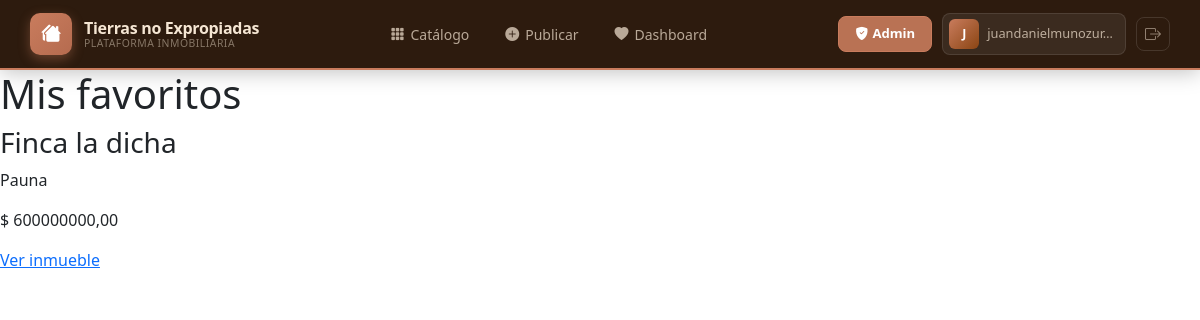
The app's page /api/inmuebles/mis-favoritos/ (signed in) with its own data.
### apps/usuarios/models.py (models this page shows, shortened)
class Usuario(AbstractUser):
    email = models.EmailField(unique=True)
    telefono = models.CharField(max_length=20, blank=True, null=True)
    es_agente = models.BooleanField(default=False)
    es_cliente = models.BooleanField(default=True)
    estado = models.CharField(
        max_length=20,
        default="disponible"
    )
    USERNAME_FIELD = "email"
    REQUIRED_FIELDS = ["username"]

### apps/inmuebles/models.py (models this page shows, shortened)
class Favorito(models.Model):
    usuario = models.ForeignKey(settings.AUTH_USER_MODEL, on_delete=models.CASCADE)
    inmueble = models.ForeignKey(Inmueble, on_delete=models.CASCADE)
    class Meta:
        unique_together = ("usuario", "inmueble")

class Inmueble(models.Model):
    TIPOS_INMUEBLE = [
        ("apartamento", "Apartamento"),
        ("casa", "Casa"),
        ("finca", "Finca")
    ]
    tipo = models.CharField(
        max_length=20,
        choices=TIPOS_INMUEBLE
    )
    titulo = models.CharField(max_length=150)
    descripcion = models.TextField()
    tipo = models.CharField(max_length=20, choices=TIPOS_INMUEBLE)
    precio = models.DecimalField(max_digits=13, decimal_places=2)
    ciudad = models.CharField(max_length=100)
    imagen = models.ImageField(upload_to="inmuebles/", null=True, blank=True)
    estado = models.CharField(max_length=20, default="disponible")
    propietario = models.ForeignKey(
        Usuario,
        on_delete=models.CASCADE,
        related_name="inmuebles",
    )
    creado_en = models.DateTimeField(auto_now_add=True)

### apps/inmuebles/views.py (the view)
# urls.py: path("mis-favoritos/", favoritos_view, name="mis_favoritos"),
@login_required
def favoritos_view(request):
    favoritos = Favorito.objects.filter(usuario=request.user)
    return render(request, "inmuebles/favoritos.html", {
        "favoritos": favoritos
    })

### apps/inmuebles/templates/inmuebles/favoritos.html (shortened to what this page needs)
{% extends "base.html" %}
{% load static %}
{% block content %}
<h1>Mis favoritos</h1>
{% for favorito in favoritos %}
<div>
<h3>{{ favorito.inmueble.titulo }}</h3>
<p>{{ favorito.inmueble.ciudad }}</p>
<p>$ {{ favorito.inmueble.precio }}</p>
<a href="{% url 'detalle_inmueble' favorito.inmueble.id %}">
Ver inmueble
</a>
</div>
{% empty %}
<p>No tienes favoritos guardados.</p>
{% endfor %}
{% endblock %}

### templates/base.html (shortened to what this page needs)
{% load static %}
<!DOCTYPE html>
<html lang="es">
<head>
<link rel="stylesheet" href="{% static 'css/main.css' %}">
<link href="https://cdn.jsdelivr.net/npm/bootstrap@5.3.0/dist/css/bootstrap.min.css" rel="stylesheet">
<link href="https://cdn.jsdelivr.net/npm/bootstrap-icons/font/bootstrap-icons.css" rel="stylesheet">
</head>
<body>
<nav class="tne-navbar">
    <div class="tne-nav-inner">
        <a href="/" class="tne-brand">
            <div class="tne-brand-icon">
                <i class="bi bi-houses-fill"></i>
            </div>
            <div class="tne-brand-text">
                <span class="tne-brand-name">Tierras no Expropiadas</span>
                <span class="tne-brand-tagline">Plataforma Inmobiliaria</span>
            </div>
        </a>
        <div class="tne-nav-links">
            <a href="/api/inmuebles/lista/" class="tne-nav-link">
                <i class="bi bi-grid-3x3-gap-fill"></i> Catálogo
            </a>
            {% if user.is_authenticated %}
            <a href="/api/inmuebles/agregar/" class="tne-nav-link">
                <i class="bi bi-plus-circle-fill"></i> Publicar
            </a>
            <a href="/api/auth/dashboard/" class="tne-nav-link">
                <i class="bi bi-heart-fill"></i> Dashboard
            </a>
            {% endif %}
        </div>
        <div class="tne-nav-actions">
            {% if user.is_authenticated %}
                {% if user.is_superuser %}
                <a href="/api/auth/admin-dashboard/" class="tne-btn-admin">
                    <i class="bi bi-shield-fill-check me-1"></i> Admin
                </a>
                {% else %}
                <a href="/api/auth/dashboard/" class="tne-btn-dashboard">
                    <i class="bi bi-speedometer2 me-1"></i> Mi Panel
                </a>
                {% endif %}
                <div class="tne-user-chip">
                    <div class="tne-avatar">{{ user.email|first|upper }}</div>
                    <span class="tne-username d-none d-lg-inline">{{ user.email|truncatechars:18 }}</span>
                </div>
                <form action="{% url 'logout' %}" method="post" class="d-inline">
                    <button type="submit" class="tne-btn-logout" title="Cerrar sesión">
                        <i class="bi bi-box-arrow-right"></i>
                    </button>
                </form>
            {% endif %}
        </div>
    </div>
</nav>
{% block content %}
{% endblock %}
</body>
</html>

### static/css/main.css (style rules this page uses)
:root { --tne-beige: #F5E6D3; --tne-terracota: #C97C5D; --tne-dark: #2D1B0E; --tne-mid: #8B4513; --tne-white: #FFFFFF; --tne-body-bg: #F0E6D6; }
* { box-sizing: border-box; }
body { margin: 0; padding: 0; font-family: 'Inter', 'Segoe UI', Arial, sans-serif; background-color: var(--tne-body-bg); color: #2D1B0E; }
.tne-navbar { position: sticky; top: 0; z-index: 1000; background: var(--tne-dark); box-shadow: 0 2px 20px rgba(0,0,0,0.25); border-bottom: 2px solid var(--tne-terracota); }
.tne-nav-inner { max-width: 1400px; margin: 0 auto; padding: 0 30px; height: 68px; display: flex; align-items: center; justify-content: space-between; gap: 20px; }
.tne-brand { display: flex; align-items: center; gap: 12px; text-decoration: none; flex-shrink: 0; }
.tne-brand-icon { width: 42px; height: 42px; background: linear-gradient(135deg, var(--tne-terracota), #b56b4f); border-radius: 10px; display: flex; align-items: center; justify-content: center; font-size: 1.2rem; color: white; box-shadow: 0 4px 12px rgba(201, 124, 93, 0.4); transition: transform 0.2s ease; }
.tne-brand-text { display: flex; flex-direction: column; line-height: 1; }
.tne-brand-name { font-size: 1rem; font-weight: 800; color: var(--tne-beige); letter-spacing: -0.3px; white-space: nowrap; }
.tne-brand-tagline { font-size: 0.65rem; color: rgba(245, 230, 211, 0.45); font-weight: 400; margin-top: 2px; letter-spacing: 0.5px; text-transform: uppercase; }
.tne-nav-links { display: flex; align-items: center; gap: 4px; flex: 1; justify-content: center; }
.tne-nav-link { display: flex; align-items: center; gap: 6px; color: rgba(245, 230, 211, 0.7); text-decoration: none; font-size: 0.875rem; font-weight: 500; padding: 8px 16px; border-radius: 8px; transition: all 0.2s ease; white-space: nowrap; }
.tne-nav-actions { display: flex; align-items: center; gap: 10px; flex-shrink: 0; }
.tne-btn-dashboard, .tne-btn-admin { display: inline-flex; align-items: center; font-size: 0.82rem; font-weight: 600; padding: 7px 16px; border-radius: 8px; text-decoration: none; transition: all 0.2s ease; }
.tne-btn-admin { background: rgba(201, 124, 93, 0.9); color: white; border: 1.5px solid var(--tne-terracota); }
.tne-user-chip { display: flex; align-items: center; gap: 8px; background: rgba(255,255,255,0.07); border-radius: 8px; padding: 5px 12px 5px 6px; border: 1px solid rgba(255,255,255,0.1); }
.tne-avatar { width: 30px; height: 30px; border-radius: 6px; background: linear-gradient(135deg, var(--tne-terracota), var(--tne-mid)); display: flex; align-items: center; justify-content: center; font-size: 0.78rem; font-weight: 700; color: white; flex-shrink: 0; }
.tne-username { font-size: 0.8rem; color: rgba(245, 230, 211, 0.7); font-weight: 500; }
.tne-btn-logout { background: transparent; border: 1.5px solid rgba(255,255,255,0.12); color: rgba(245, 230, 211, 0.5); width: 34px; height: 34px; border-radius: 8px; cursor: pointer; font-size: 1rem; display: flex; align-items: center; justify-content: center; transition: all 0.2s ease; }

### records on screen
Usuario: email|first "J", email "juandanielmunozur…"
Favorito: inmueble.titulo "Finca la dicha", inmueble.ciudad "Pauna", inmueble.precio "600000000,00"
